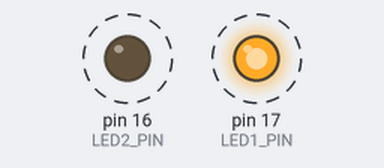
This sketch was run on a simulated Arduino Uno, built with avr-gcc and run on an emulated ATmega328P. Parts: output pins drawn as LEDs (lit = HIGH). Dashed ring = blinking.

Above: at 0.2 s.
Timing chart, 0 to 3.0 s (numbered marks = the images above):
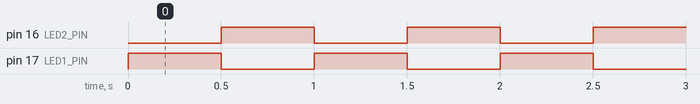

The sketch:

3.2.1-Blink-3-LED.ino
```cpp
#define LED1_PIN (17) // กำหนดแทนที่ LED1_PIN ด้วย 17
#define LED2_PIN (16) // กำหนดแทนที่ LED2_PIN ด้วย 16

void setup() {
  pinMode(LED1_PIN, OUTPUT); // กำหนดให้ขา LED1_PIN เป็นเอาต์พุตดิจิทัล
  pinMode(LED2_PIN, OUTPUT); // กำหนดให้ขา LED2_PIN เป็นเอาต์พุตดิจิทัล
}

void loop() {
  digitalWrite(LED1_PIN, HIGH); // สั่งขาที่ต่อ LED1 เอาต์พุตลอจิก 1
  digitalWrite(LED2_PIN, LOW); // สั่งขาที่ต่อ LED2 เอาต์พุตลอจิก 0
  delay(500); // หน่วงเวลา 0.5 วินาที
  digitalWrite(LED1_PIN, LOW); // สั่งขาที่ต่อ LED1 เอาต์พุตลอจิก 0
  digitalWrite(LED2_PIN, HIGH); // สั่งขาที่ต่อ LED2 เอาต์พุตลอจิก 1
  delay(500); // หน่วงเวลา 0.5 วินาที
}
```

Measured:
- by itself, pin 16 (LED2_PIN), pin 17 (LED1_PIN): alternates HIGH for 0.50 s and LOW for 0.50 s
